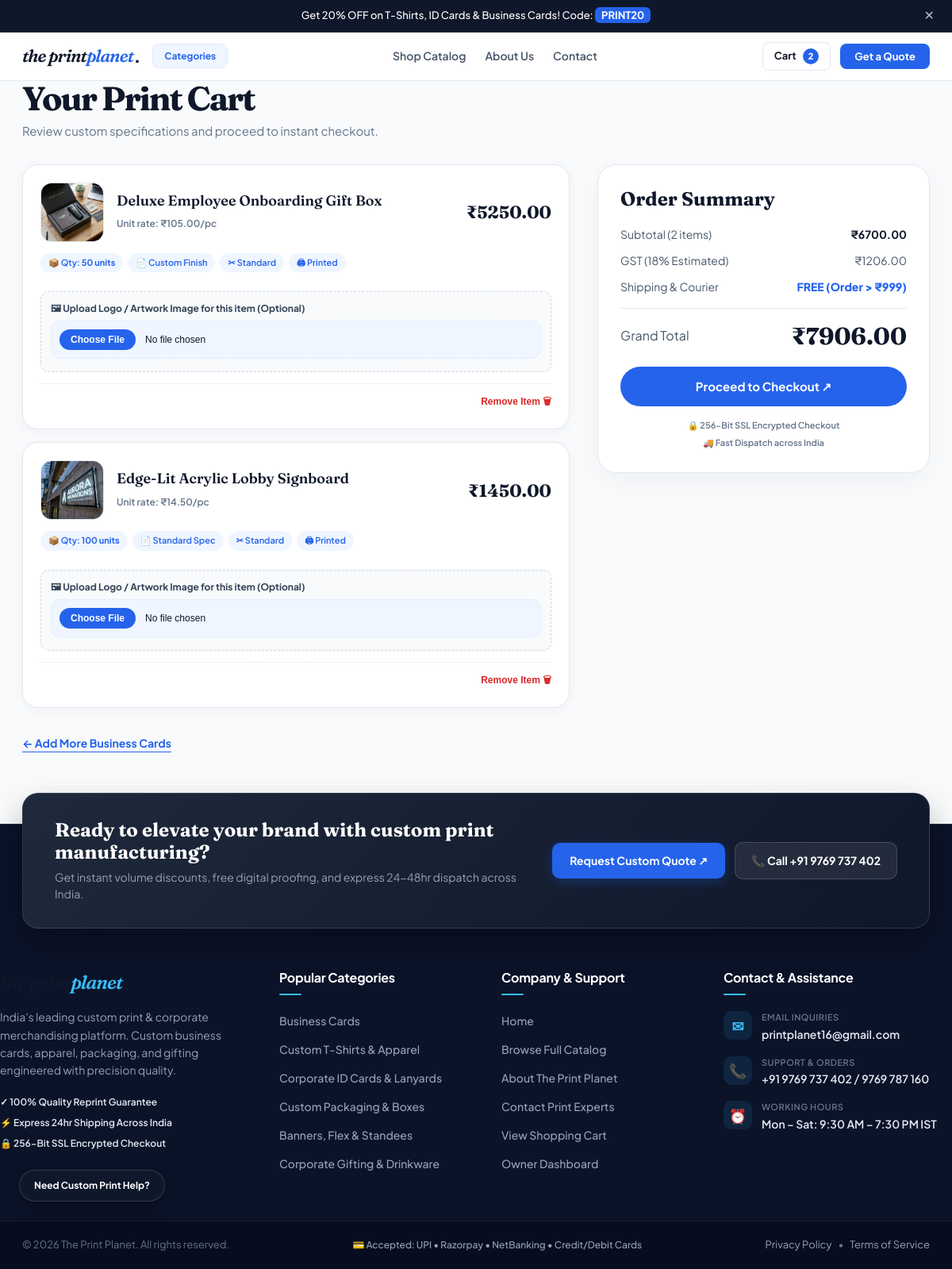
Page /cart/ (signed in) on the committed database.
### apps/orders/models.py (models this page shows)
class CartItem(TimeStampedUUIDModel):
    cart = models.ForeignKey(Cart, on_delete=models.CASCADE, related_name="items")
    product = models.ForeignKey(Product, on_delete=models.PROTECT)
    variant = models.ForeignKey(ProductVariant, on_delete=models.PROTECT, blank=True, null=True)
    quantity = models.PositiveIntegerField(default=1)
    specifications = models.JSONField(default=dict, blank=True)
    class Meta: constraints = [models.UniqueConstraint(fields=["cart", "product", "variant"], name="unique_cart_product_variant")]

### apps/catalog/models.py (models this page shows, shortened)
class Product(PublishableModel):
    class ProductType(models.TextChoices):
        PRINT = "print", "Print product"
        GIFT = "gift", "Corporate gift"
        READY = "ready", "Ready product"
    name = models.CharField(max_length=255)
    slug = models.SlugField(unique=True)
    category = models.ForeignKey(Category, on_delete=models.PROTECT, related_name="products")
    product_type = models.CharField(max_length=16, choices=ProductType.choices, default=ProductType.PRINT)
    short_description = models.CharField(max_length=500, blank=True)
    description = models.TextField(blank=True)
    image = models.ImageField(upload_to="catalog/products/", blank=True, null=True)
    base_price = models.DecimalField(max_digits=12, decimal_places=2, default=Decimal("190.00"))
    rating = models.DecimalField(max_digits=3, decimal_places=1, default=Decimal("4.9"))
    review_count = models.PositiveIntegerField(default=128)
    badge = models.CharField(max_length=60, blank=True, default="Bestseller")
    requires_quote = models.BooleanField(default=False)
    class Meta:
        indexes = [
            models.Index(fields=["is_active", "category", "created_at"]),
            models.Index(fields=["slug"]),
            models.Index(fields=["product_type"]),
            models.Index(fields=["is_active", "created_at"]),
        ]
    @property
    def get_image_url(self):
        if self.image:
            url_str = str(self.image)
            if url_str.startswith("http://") or url_str.startswith("https://") or url_str.startswith("/"):
                return url_str
            elif url_str.startswith("images/"):
                return f"/static/{url_str}"
            try:
                return self.image.url
            except Exception:
                return f"/static/{url_str}"

### apps/orders/views.py (the view)
# urls.py: path("cart/", views.cart_detail, name="cart_detail"),
def cart_detail(request):
    cart = _get_cart(request)
    items = cart.items.select_related("product").all()
    subtotal = Decimal("0.00")
    for item in items:
        tot = Decimal(item.specifications.get("total_price", "0.00"))
        subtotal += tot
    tax = round(subtotal * Decimal("0.18"), 2)
    shipping = Decimal("0.00") if subtotal >= Decimal("999.00") or subtotal == Decimal("0.00") else Decimal("99.00")
    grand_total = subtotal + tax + shipping
    context = {
        "cart": cart,
        "items": items,
        "subtotal": subtotal,
        "tax": tax,
        "shipping": shipping,
        "grand_total": grand_total,
    }
    return render(request, "content/cart.html", context)

### apps/catalog/context_processors.py (called while the page is built)
def categories_processor(request):
    try:
        categories = Category.objects.filter(is_active=True).order_by("name")
    except Exception:
        categories = []
    return {
        "nav_categories": categories
    }

### apps/orders/views.py (called while the page is built)
def _get_cart(request):
    if not request.session.session_key:
        request.session.create()
    session_key = request.session.session_key
    user = request.user if request.user.is_authenticated else None
    if user:
        cart, _ = Cart.objects.get_or_create(customer=user, is_active=True)
    else:
        cart, _ = Cart.objects.get_or_create(session_key=session_key, is_active=True)
    return cart

### templates/content/cart.html (shortened to what this page needs)
{% extends 'base.html' %}{% load static %}
{% block content %}
<section class="wrap section cart-page">
  <div class="cart-header">
    <h1>Your Print Cart</h1>
    <p>Review custom specifications and proceed to instant checkout.</p>
  </div>
  {% if items %}
  <div class="cart-grid">
    <div class="cart-items-col">
      {% for item in items %}
      <article class="cart-item-card">
        <div class="cart-item-header">
          <div class="cart-item-media">
            <img src="{{ item.product.get_image_url }}" alt="{{ item.product.name }}">
          </div>
          <div class="cart-item-title-box">
            <h3>{{ item.product.name }}</h3>
            <span class="cart-unit-rate">Unit rate: ₹{{ item.specifications.unit_price }}/pc</span>
          </div>
          <div class="cart-item-price">
            <strong>₹{{ item.specifications.total_price }}</strong>
          </div>
        </div>
        <div class="cart-spec-badges">
          <span class="spec-chip">📦 Qty: <b>{{ item.quantity }} units</b></span>
          {% if item.specifications.paper %}
            <span class="spec-chip">📄 {{ item.specifications.paper }}</span>
          {% endif %}
          {% if item.specifications.corners %}
            <span class="spec-chip">✂ {{ item.specifications.corners }}</span>
          {% endif %}
          {% if item.specifications.sides %}
            <span class="spec-chip">🖨 {{ item.specifications.sides }}</span>
          {% endif %}
        </div>
        <div style="margin-top:10px;padding:12px;background:#f8fafc;border:1px dashed #cbd5e1;border-radius:10px;">
          <label style="display:block;font-size:12px;font-weight:700;color:#334155;margin-bottom:6px;">
            🖼 Upload Logo / Artwork Image for this item (Optional)
          </label>
          <input type="file" accept="image/*,.pdf,.ai,.psd" onchange="uploadCartItemImage(this, '{{ item.id }}')" style="width:100%;font-size:12px;box-sizing:border-box;">
        </div>
        <div class="cart-item-foot">
          <form method="POST" action="{% url 'orders:remove_from_cart' item.id %}" style="margin:0">
            <button type="submit" class="cart-remove-btn">Remove Item 🗑</button>
          </form>
        </div>
      </article>
      {% endfor %}
      <div class="cart-continue">
        <a href="{% url 'content:business_cards' %}" class="text-link">← Add More Business Cards</a>
      </div>
    </div>
    <div class="cart-summary-col">
      <div class="cart-summary-card">
        <h2>Order Summary</h2>
        <div class="summary-line">
          <span>Subtotal ({{ items.count }} items)</span>
          <strong>₹{{ subtotal }}</strong>
        </div>
        <div class="summary-line">
          <span>GST (18% Estimated)</span>
          <span>₹{{ tax }}</span>
        </div>
        <div class="summary-line">
          <span>Shipping &amp; Courier</span>
          {% if shipping == 0 %}
            <span class="free-shipping">FREE (Order > ₹999)</span>
          {% else %}
            <span>₹{{ shipping }}</span>
          {% endif %}
        </div>
        <div class="summary-divider"></div>
        <div class="summary-line total">
          <span>Grand Total</span>
          <strong>₹{{ grand_total }}</strong>
        </div>
        <button type="button" class="button button-dark cart-checkout-btn" onclick="openCheckoutModal()">
          Proceed to Checkout ↗
        </button>
        <div class="cart-guarantee">
          <span>🔒 256-Bit SSL Encrypted Checkout</span>
          <span>🚚 Fast Dispatch across India</span>
        </div>
      </div>
  </div>
  {% endif %}
</section>
{% endblock %}

### static/css/site.css (style rules this page uses)
:root { --ink: #0f172a; --paper: #f8fafc; --blue-primary: #2563eb; --blue-dark: #1d4ed8; --blue-light: #eff6ff; --blue-border: #dbeafe; --lime: #2563eb; --orange: #2563eb; --lavender: #eff6ff; --muted: #64748b; --subtle-border: #e2e8f0; --card-shadow: 0 4px 16px rgba(15, 23, 42, 0.04); --hover-shadow: 0 12px 28px rgba(37, 99, 235, 0.12); }
* { box-sizing: border-box; }
html { scroll-behavior: smooth; }
body { margin: 0; background: var(--paper); color: var(--ink); font: 16px/1.5 'Plus Jakarta Sans', 'DM Sans', -apple-system, sans-serif; -webkit-font-smoothing: antialiased; }
.wrap { max-width: 1200px; margin: auto; padding-left: 28px; padding-right: 28px; }
a { color: inherit; text-decoration: none; }
.text-link { font-size: 14px; font-weight: 700; text-decoration: underline; text-underline-offset: 5px; color: var(--blue-primary); }
.nav-cta, .button { display: inline-flex; gap: 8px; align-items: center; padding: 8px 18px; border-radius: 8px; font: 700 13px 'Plus Jakarta Sans', sans-serif; cursor: pointer; border: 0; transition: all 0.2s ease; }
.nav-cta, .button-dark { background: var(--blue-primary); color: #ffffff; }
input[type=file] { padding: 10px; background: var(--blue-light); border: 1.5px dashed var(--blue-border); border-radius: 12px; font-size: 13px; cursor: pointer; }
.cart-header { margin-bottom: 30px; }
.cart-header h1 { font: 700 clamp(32px, 4vw, 42px)/1.05 'Fraunces', Georgia, serif; letter-spacing: -2px; margin: 0 0 8px; color: var(--ink); }
.cart-header p { margin: 0; font-size: 15px; color: var(--muted); }
.cart-grid { display: grid; grid-template-columns: 1.4fr 0.85fr; gap: 35px; align-items: start; }
.cart-items-col { display: flex; flex-direction: column; gap: 16px; }
.cart-item-card { background: #ffffff; border: 1px solid var(--subtle-border); border-radius: 20px; padding: 22px; display: flex; flex-direction: column; gap: 14px; box-shadow: var(--card-shadow); transition: transform 0.2s ease, box-shadow 0.2s ease; }
.cart-item-header { display: grid; grid-template-columns: 80px 1fr auto; gap: 16px; align-items: center; }
.cart-item-media { width: 80px; height: 75px; border-radius: 14px; overflow: hidden; background: var(--blue-light); border: 1px solid var(--subtle-border); flex-shrink: 0; }
.cart-item-media img { width: 100%; height: 100%; object-fit: cover; }
.cart-item-title-box h3 { font: 600 18px/1.25 'Fraunces', Georgia, serif; margin: 0 0 4px; color: var(--ink); }
.cart-unit-rate { color: var(--muted); font-size: 12px; font-weight: 600; }
.cart-item-price strong { font: 700 22px 'Fraunces', Georgia, serif; color: var(--ink); white-space: nowrap; }
.cart-spec-badges { display: flex; flex-wrap: wrap; gap: 6px; }
.spec-chip { padding: 4px 10px; border-radius: 99px; background: var(--blue-light); font-size: 11px; font-weight: 600; color: var(--blue-primary); }
.cart-item-foot { display: flex; justify-content: flex-end; padding-top: 8px; border-top: 1px dashed var(--subtle-border); }
.cart-remove-btn { background: none; border: 0; color: #dc2626; font-weight: 700; font-size: 12px; cursor: pointer; padding: 0; transition: color 0.2s ease; }
.cart-continue { margin-top: 16px; }
.cart-summary-card { background: #ffffff; border: 1px solid var(--subtle-border); border-radius: 24px; padding: 28px; box-shadow: 0 10px 30px rgba(15, 23, 42, 0.04); }
.cart-summary-card h2 { font: 700 24px 'Fraunces', Georgia, serif; margin: 0 0 20px; color: var(--ink); }
.summary-line { display: flex; justify-content: space-between; align-items: center; margin-bottom: 12px; font-size: 14px; color: #475569; }
.summary-line strong { font-weight: 700; color: var(--ink); }
.summary-divider { height: 1px; background: var(--subtle-border); margin: 16px 0; }
.summary-line.total { font-size: 16px; margin-bottom: 20px; }
.summary-line.total strong { font: 700 30px 'Fraunces', Georgia, serif; color: var(--ink); }
.free-shipping { color: var(--blue-primary); font-weight: 800; }
.cart-checkout-btn { width: 100%; justify-content: center; padding: 15px; border-radius: 99px; font-size: 15px; margin-bottom: 16px; }
.cart-guarantee { display: flex; flex-direction: column; gap: 6px; font-size: 11px; color: var(--muted); text-align: center; font-weight: 600; }

### rows in the picture
CartItem: product.get_image_url (picture), product.name "Deluxe Employee Onboarding Gift Box", specifications.unit_price "105.00", specifications.total_price "5250.00", quantity "50", specifications.paper "Custom Finish", specifications.corners "Standard", specifications.sides "Printed"
CartItem: product.get_image_url (picture), product.name "Edge-Lit Acrylic Lobby Signboard", specifications.unit_price "14.50", specifications.total_price "1450.00", quantity "100", specifications.paper "Standard Spec", specifications.corners "Standard", specifications.sides "Printed"

### other values in the picture
{{ items.count }} "2"
{{ subtotal }} "6700.00"
{{ tax }} "1206.00"
{{ grand_total }} "7906.00"
